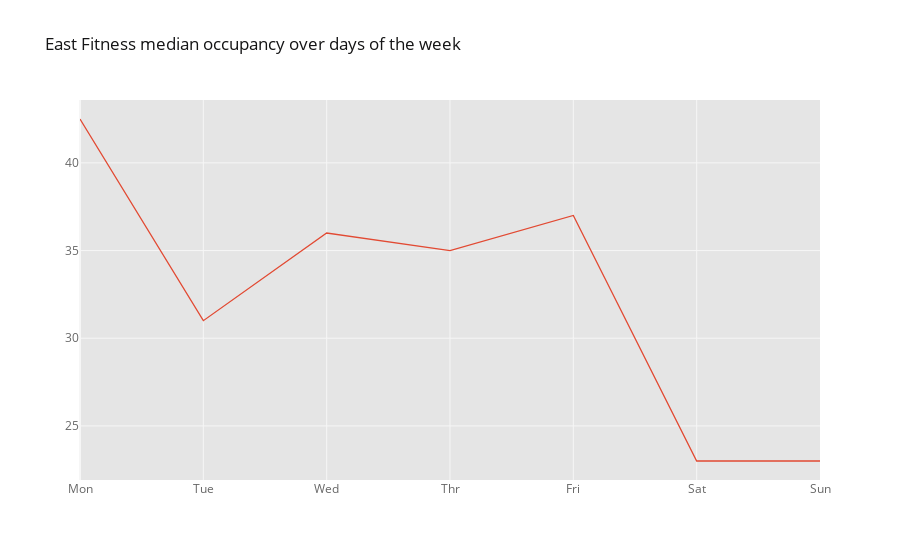

Notebook cell for this chart:
### Markdown cell above
## Figures and Trends
So, when should you work out now that the corec is busy? Starting with the day of the week, we can see the broad pattern in the medians of occupancy per day. Saturday and Sunday are far and away the best days to work out.

### Code cell
weekday = eastdf.groupby('weekday').median().reset_index()
fig = weekday.iplot(x='weekday', y='current_capacity', title= 'East Fitness median occupancy over days of the week', asFigure=True)
fig.update_xaxes(tickvals=[0,1,2,3,4,5,6],
                 ticktext=["Mon","Tue","Wed","Thr","Fri","Sat","Sun"])
fig.show()

### Figure 1 — Plotly figure (JSON) as saved in the notebook; plotly's stock layout.template omitted (floating-point values rounded to 4 significant figures)
{"data": [{"line": {"color": "rgba(226, 74, 51, 1.0)", "dash": "solid", "shape": "linear", "width": 1.3}, "mode": "lines", "name": "current_capacity", "text": "", "type": "scatter", "x": [0, 1, 2, 3, 4, 5, 6], "y": [42.5, 31, 36, 35, 37, 23, 23]}], "layout": {"legend": {"bgcolor": "#FFFFFF", "font": {"color": "#666666"}}, "paper_bgcolor": "#FFFFFF", "plot_bgcolor": "#E5E5E5", "title": {"font": {"color": "#151516"}, "text": "East Fitness median occupancy over days of the week"}, "xaxis": {"gridcolor": "#F6F6F6", "showgrid": true, "tickfont": {"color": "#666666"}, "ticktext": ["Mon", "Tue", "Wed", "Thr", "Fri", "Sat", "Sun"], "tickvals": [0, 1, 2, 3, 4, 5, 6], "title": {"font": {"color": "#666666"}, "text": ""}, "zerolinecolor": "#F6F6F6"}, "yaxis": {"gridcolor": "#F6F6F6", "showgrid": true, "tickfont": {"color": "#666666"}, "title": {"font": {"color": "#666666"}, "text": ""}, "zerolinecolor": "#F6F6F6"}}}
